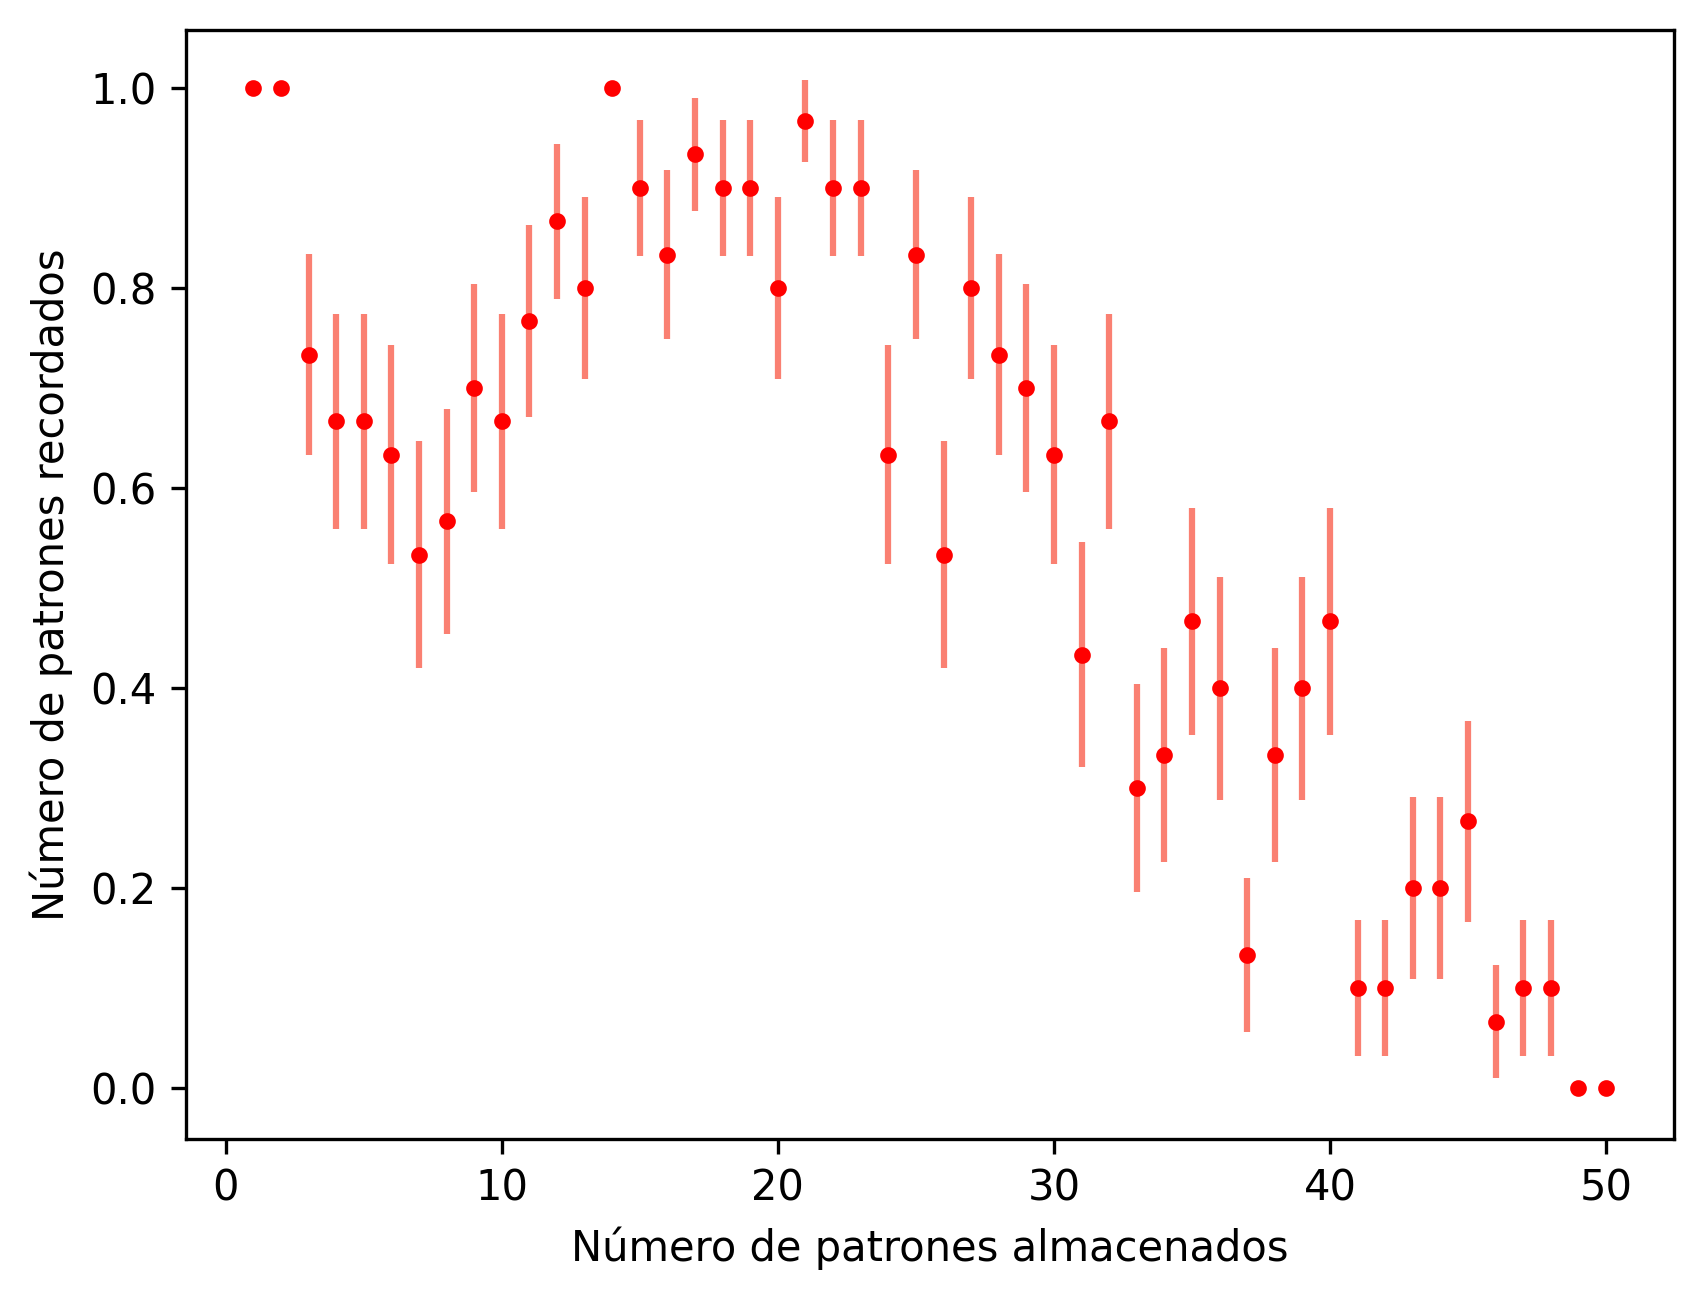

Write the Python code that produced this figure.
import matplotlib.pyplot as plt

# Leer datos del archivo
x = []
y = []
error_x = []
error_y = []
with open('patrones_recordados_promedio.txt', 'r') as archivo:
    for linea in archivo:
        datos = linea.split('	')
        x.append(float(datos[0]))
        y.append(float(datos[1]))
        error_y.append(float(datos[2]))

# Representar los datos simulados
plt.errorbar(x, y, yerr=error_y, color='red', ecolor='salmon', linestyle=' ', marker='.')

# Nombres de los ejes
plt.xlabel('Número de patrones almacenados')
plt.ylabel('Número de patrones recordados')

# Mostrar y guardar la gráfica
#plt.show()
plt.savefig('patrones_recordados.png', dpi=300, bbox_inches='tight')